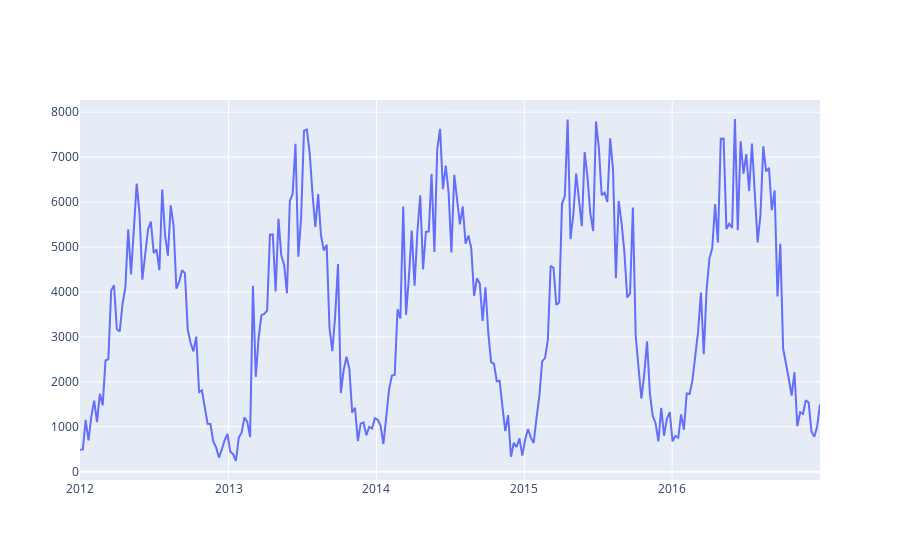

The cell this chart's notebook holds for it:
### Code cell
pltly.iplot([go.Scatter(x=de_solar.resample('7D').mean().index,
                        y=de_solar.resample('7D').mean().values)
            ])

### Figure 1 — Plotly figure (JSON) as saved in the notebook; plotly's stock layout.template omitted (floating-point values rounded to 4 significant figures; data arrays with more than 128 entries replaced by an {"elided": "..."} marker saying what was removed)
{"data": [{"type": "scatter", "x": {"elided": "262 str values"}, "y": {"elided": "262 float values"}}], "layout": {}}
